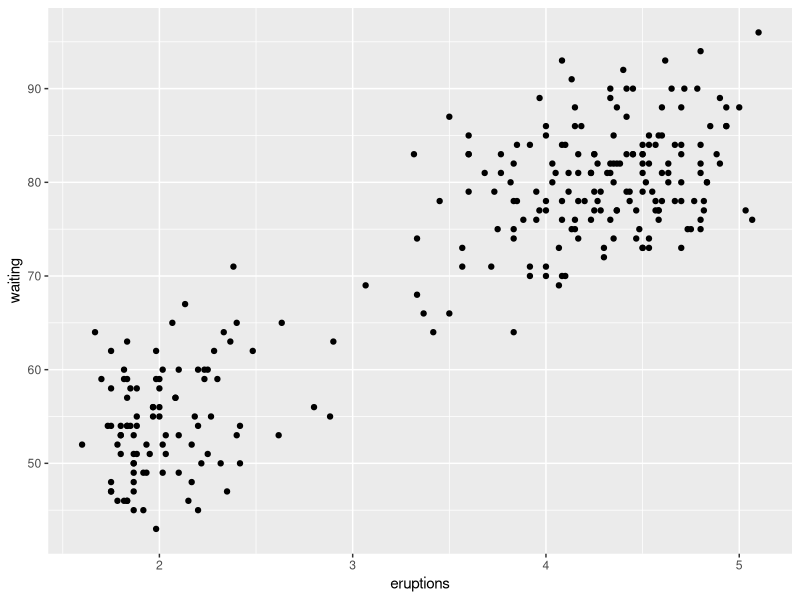

The R source for this figure:
## ---- chunk 1
knitr::opts_chunk$set(echo = TRUE, message = FALSE, warning = FALSE)
## ---- chunk 2
library(ggplot2)
ggplot(data=faithful, aes(eruptions, waiting)) + 
            geom_point()
## ---- chunk 3
library(caret)
train_control <- trainControl(method = "cv", 
                                  number = 5) 
set.seed(383743)
model <- train(waiting ~., data = faithful, method='rf', trControl = train_control)
model$finalModel
